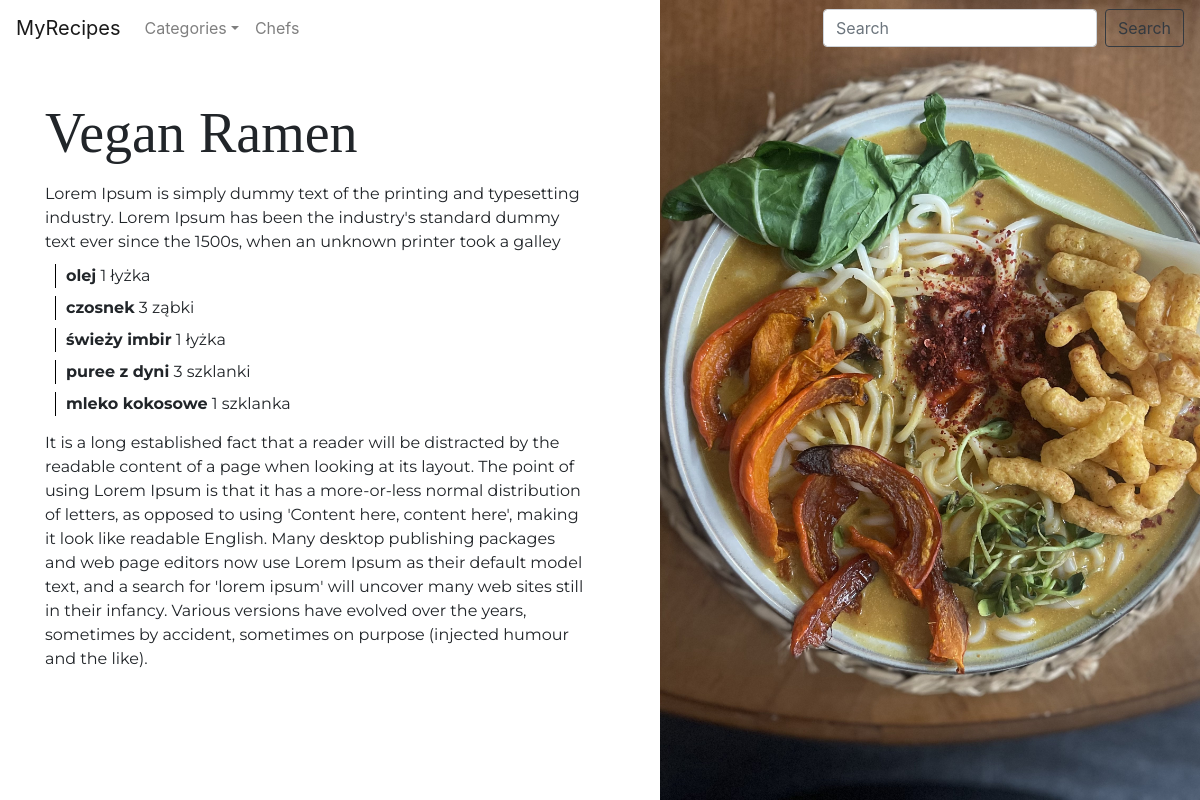
The app's page /recipe/2/ with its own data.
### recipes/models/recipe.py (models this page shows)
class Recipe(models.Model):
    title = models.CharField(max_length=50)
    description = models.CharField(max_length=200)
    chef = models.ForeignKey(Chef, on_delete=models.CASCADE)
    ingredients = models.ManyToManyField(Ingredient)
    preparation = models.TextField(blank=True)
    categories = models.ManyToManyField(Category)
    created_at = models.DateTimeField(auto_now_add=True)
    photo = models.ImageField(upload_to='images', default='image')

### recipes/models/ingredient.py (models this page shows, shortened)
class Ingredient(models.Model):
    name = models.CharField(max_length=50)
    quantity = models.CharField(max_length=50)

### recipes/views.py (the view)
# urls.py: path('recipe/<int:pk>/', views.recipe_detail, name="recipe_detail_page"),
def recipe_detail(request, pk):
    categories = Category.objects.all()
    recipe = get_object_or_404(Recipe, pk=pk)
    return render(request, '../templates/recipes/recipe_detail.html', {'recipe': recipe, 'categories': categories})

### recipes/templates/recipes/recipe_detail.html
{% extends 'recipes/base.html' %}
{% block content %}
    <div class="recipe row">
        <div class="col content">
            <h2>{{ recipe.title }}</h2>
            <p>{{ recipe.description|linebreaksbr }}</p>
            {% for item in recipe.ingredients.all %}
            <p class="ingridients"><b>{{item.name}}</b> {{item.quantity}}</p>
            {% endfor %}
            <p>{{recipe.preparation}}</p>
        </div>
        <div class="col image"><img src="../../{{recipe.photo}}" alt="Card image cap"></div>
    </div>
{% endblock %}

### recipes/static/css/style.css (style rules this page uses)
p { font-family: 'Montserrat', sans-serif; margin:0; }
h1, h2, h3, h4 ,h5 { font-family: 'Playfair Display', serif; }
h2 { font-size: 56px; }
.image { height:50%; }
.recipe { height: 100vh; }
.image { height:100%; }
img { display:block; width:100%; height:100%; object-fit: cover; }
.content { padding: 100px 60px 60px 60px; overflow: auto; height:100%; }
.content p { margin: 15px 0 10px 0; }
.content .ingridients { margin: 8px 0 0 10px; border-left: 1px solid black; padding: 0 0 0 10px; }

### records on screen
Recipe: title "Vegan Ramen", description "Lorem Ipsum is simply dummy text of the printing and typesetting industry. Lorem Ipsum has been the industry's standard dummy text ever since the 1500s, when an unknown printer took a galley", preparation "It is a long established fact that a reader will be distracted by the readable content of a page when looking at its layout. The point of using Lorem Ipsum is that it has a more-or-less normal distribution of letters, as opposed to using 'Content here, content here', making it look like readable English. Many desktop publishing packages and web page editors now use Lorem Ipsum as their default model text, and a search for 'lorem ipsum' will uncover many web sites still in their infancy. Various versions have evolved over the years, sometimes by accident, sometimes on purpose (injected humour and the like).", photo (picture)
Ingredient: name "olej", quantity "1 łyżka"
Ingredient: name "czosnek", quantity "3 ząbki"
Ingredient: name "świeży imbir", quantity "1 łyżka"
Ingredient: name "puree z dyni", quantity "3 szklanki"
Ingredient: name "mleko kokosowe", quantity "1 szklanka"
